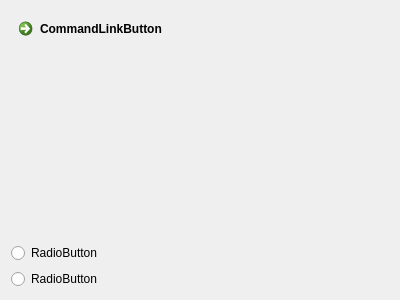
<?xml version="1.0" encoding="UTF-8"?>
<ui version="4.0">
 <class>lockscreenDialog</class>
 <widget class="QDialog" name="lockscreenDialog">
  <property name="geometry">
   <rect>
    <x>0</x>
    <y>0</y>
    <width>400</width>
    <height>300</height>
   </rect>
  </property>
  <property name="windowTitle">
   <string>Dialog</string>
  </property>
  <layout class="QGridLayout" name="gridLayout">
   <item row="0" column="0">
    <widget class="QCommandLinkButton" name="commandLinkButton">
     <property name="text">
      <string>CommandLinkButton</string>
     </property>
    </widget>
   </item>
   <item row="1" column="0">
    <widget class="QRadioButton" name="radioButton_2">
     <property name="text">
      <string>RadioButton</string>
     </property>
    </widget>
   </item>
   <item row="2" column="0">
    <widget class="QRadioButton" name="radioButton">
     <property name="text">
      <string>RadioButton</string>
     </property>
    </widget>
   </item>
  </layout>
 </widget>
 <resources/>
 <connections/>
</ui>
